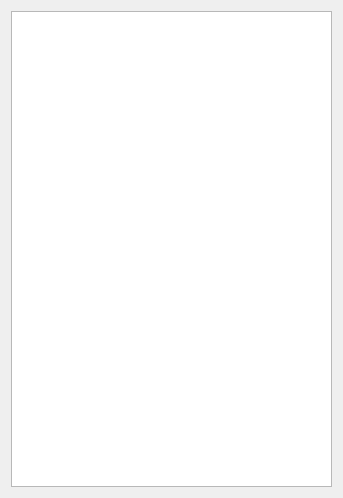
<?xml version="1.0" encoding="UTF-8"?>
<ui version="4.0">
 <class>WLToolsWidget</class>
 <widget class="QWidget" name="WLToolsWidget">
  <property name="geometry">
   <rect>
    <x>0</x>
    <y>0</y>
    <width>343</width>
    <height>498</height>
   </rect>
  </property>
  <property name="windowTitle">
   <string>Form</string>
  </property>
  <layout class="QGridLayout" name="gridLayout">
   <item row="0" column="0">
    <layout class="QVBoxLayout" name="vLayout">
     <item>
      <widget class="QTableView" name="tableViewTools"/>
     </item>
    </layout>
   </item>
  </layout>
 </widget>
 <resources/>
 <connections/>
</ui>
